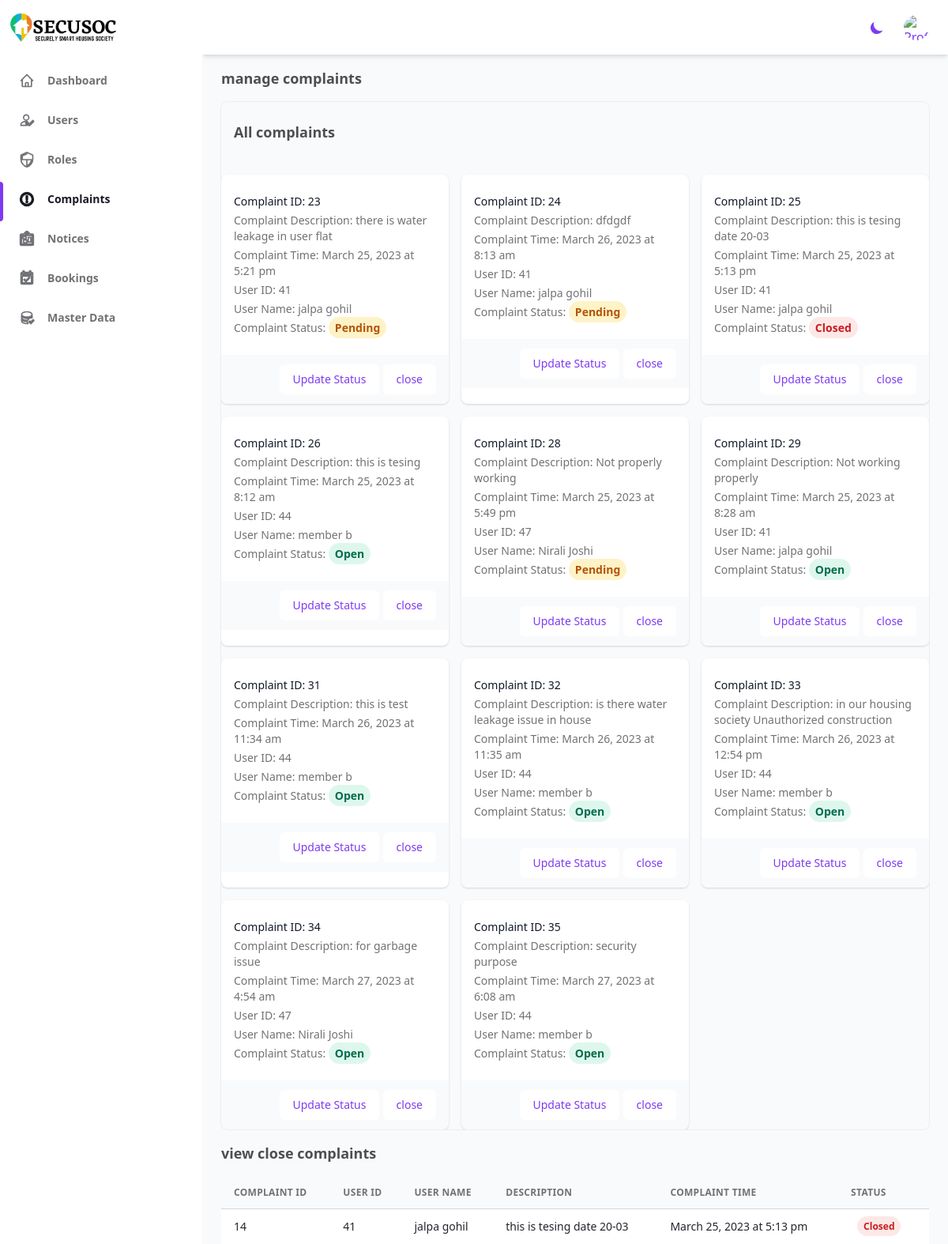
The app's page /admin/deshboards/Complaints.php (signed in) with its own data.
### tables this page shows
CREATE TABLE `complaint_transaction` (
  `C_id` int(4) NOT NULL,
  `Complaint_id` int(3) NOT NULL,
  `Description` varchar(100) NOT NULL,
  `Complaint_time` timestamp NOT NULL DEFAULT current_timestamp() ON UPDATE current_timestamp(),
  `User_id` int(4) NOT NULL,
  `Complaint_Status` int(1) NOT NULL
);

CREATE TABLE `user_master` (
  `User_id` int(4) NOT NULL,
  `User_Type` varchar(8) NOT NULL,
  `House_no` int(3) NOT NULL,
  `User_Fname` varchar(15) NOT NULL,
  `User_Mname` varchar(25) NOT NULL,
  `User_Lname` varchar(15) NOT NULL,
  `User_Mobile_no` bigint(20) DEFAULT NULL,
  `Username` varchar(20) NOT NULL,
  `Passward` varchar(16) NOT NULL,
  `User_Email` varchar(30) NOT NULL,
  `User_Address` varchar(70) NOT NULL,
  `Alternate_Address` varchar(70) NOT NULL,
  `City_Id` varchar(5) NOT NULL,
  `User_Status` int(10) NOT NULL
);

### admin/deshboards/Complaints.php (the view, shortened to what this page needs)
<?php $current_url = 'Complaints';
require_once '../../src/config/database.php';
require_once '../deshboards/header.php'; ?>
<?php require_once '../deshboards/sidebar.php'; ?>
<h4 class="mb-4 pt-4 text-lg font-semibold text-gray-600 dark:text-gray-300">
    manage complaints
  </h4>
<div class="w-full overflow-hidden rounded-lg shadow-xs">
  <div class="px-4 py-5 sm:p-6">
  <h4 class="mb-4 text-lg font-semibold text-gray-600 dark:text-gray-300">
    All complaints
  </h4>
  </div>
  <div class="grid grid-cols-1 sm:grid-cols-2 lg:grid-cols-3 gap-4">
    <?php
    $query = "SELECT ct.*, um.User_Fname, um.User_Lname
    FROM `complaint_transaction` ct
    JOIN `user_master` um ON ct.User_id = um.User_id;";
    $result = mysqli_query($conn, $query);
    if (mysqli_num_rows($result) > 0) {
      while ($row = mysqli_fetch_assoc($result)) {
    ?>
        <div class="bg-white overflow-hidden shadow rounded-lg dark:bg-gray-800">
          <div class="px-4 py-5 sm:p-6">
            <div class="text-sm font-medium text-gray-900 dark:text-gray-300">
              Complaint ID: <?php echo $row["C_id"]; ?>
            </div>
            <div class="mt-1 text-sm text-gray-500 dark:text-gray-100">
              Complaint Description: <?php echo $row["Description"]; ?>
            </div>
            <div class="mt-1 text-sm text-gray-500 dark:text-gray-100">
              Complaint Time: <?php echo date('F j, Y \a\t g:i a', strtotime($row["Complaint_time"])) ?>
            </div>
            <div class="mt-1 text-sm text-gray-500 dark:text-gray-100">
              User ID: <?php echo $row["User_id"]; ?>
            </div>
            <div class="mt-1 text-sm text-gray-500 dark:text-gray-100">
              User Name: <?php echo $row["User_Fname"] . " " . $row["User_Lname"]; ?>
            </div>
            <div class="mt-1 text-sm text-gray-500 dark:text-gray-100">
              Complaint Status: <?php  if ($row["Complaint_Status"] == 0) {
              echo "<span class='text-red-700 dark:bg-red-700 dark:text-red-100 px-2 py-1 font-semibold leading-tight bg-red-100 rounded-full'>Closed</span>";
            } elseif ($row["Complaint_Status"] == 1) {
              echo "<span class='text-green-700 dark:bg-green-700 dark:text-green-100 px-2 py-1 font-semibold leading-tight bg-green-100 rounded-full'>Open</span>";
            } elseif ($row["Complaint_Status"] == 2) {
              echo "<span class='text-yellow-700 dark:bg-yellow-700 dark:text-yellow-100 px-2 py-1 font-semibold leading-tight bg-yellow-100 rounded-full'>Pending</span>";
            } ?>
            </div>
          </div>
          <div class="px-4 py-3 bg-gray-50 text-right sm:px-6 dark:bg-gray-800">
            <a href="update_complaint_status.php?C_id=<?php echo $row['C_id']; ?>" class="inline-flex items-center justify-center px-4 py-2 text-sm font-medium text-purple-600 bg-white border border-transparent rounded-md hover:bg-gray-50 focus:outline-none focus:ring-2 focus:ring-offset-2 focus:ring-purple-500">
              Update Status
            </a>
            <a href="change_complaint_status.php?C_id=<?php echo $row['C_id']; ?>" class="inline-flex items-center justify-center px-4 py-2 text-sm font-medium text-purple-600 bg-white border border-transparent rounded-md hover:bg-gray-50 focus:outline-none focus:ring-2 focus:ring-offset-2 focus:ring-purple-500">
              close
            </a>
          </div>
        </div>
    <?php
      }
    }
    ?>
  </div>
</div>
<div class="w-full overflow-x-auto">
<h4 class="mb-4 pt-4 text-lg font-semibold text-gray-600 dark:text-gray-300">
    view close complaints
  </h4>
  <table class="w-full whitespace-no-wrap">
    <thead>
      <tr class="text-xs font-semibold tracking-wide text-left text-gray-500 uppercase border-b dark:border-gray-700 bg-gray-50 dark:text-gray-400 dark:bg-gray-800">
        <th class="px-4 py-3">Complaint ID</th>
        <th class="px-4 py-3">user id</th>
        <th class="px-4 py-3">user Name</th>
        <th class="px-4 py-3">Description</th>
        <th class="px-4 py-3">Complaint time</th>
        <th class="px-4 py-3">Status</th>
      </tr>
    </thead>
    <tbody class="bg-white divide-y dark:divide-gray-700 dark:bg-gray-800">
      <?php
      $query = "SELECT ct.*, um.User_Fname, um.User_Lname
          FROM `complaint_transaction` ct
          JOIN `user_master` um ON ct.User_id = um.User_id
          WHERE ct.`Complaint_Status` = 0;";
      $result = mysqli_query($conn, $query);
      if (mysqli_num_rows($result) > 0) {
        while ($row = mysqli_fetch_assoc($result)) {
          echo "<tr class='text-gray-700 dark:text-gray-400'>";
          echo "<td class='px-4 py-3 text-sm'>" . $row["Complaint_id"] . "</td>";
          echo "<td class='px-4 py-3 text-sm'>" . $row["User_id"] . "</td>";
          echo "<td class='px-4 py-3 text-sm'>" . $row["User_Fname"] . " " . $row["User_Lname"]. "</td>";
          echo "<td class='px-4 py-3 text-sm'>" . $row["Description"] . "</td>";
          echo "<td class='px-4 py-3 text-sm'>" . date('F j, Y \a\t g:i a', strtotime($row["Complaint_time"])). "</td>";
          echo "<td class='px-4 py-3 text-xs'>" ?>
          <span class='<?php if ($row["Complaint_Status"] == 1) echo "text-green-700 dark:bg-green-700 dark:text-green-100";
                        elseif ($row["Complaint_Status"] == 0) echo "text-red-700 dark:bg-red-700 dark:text-red-100";elseif ($row["Complaint_Status"] == 2) echo "text-yellow-700 dark:bg-yellow-700 dark:text-yellow-100"; ?> px-2 py-1 font-semibold leading-tight  rounded-full '>
            <?php
            if ($row["Complaint_Status"] == 0) {
              echo "<span class='text-red-700 dark:bg-red-700 dark:text-red-100 px-2 py-1 font-semibold leading-tight bg-red-100 rounded-full'>Closed</span>";
            } elseif ($row["Complaint_Status"] == 1) {
              echo "<span class='text-green-700 dark:bg-green-700 dark:text-green-100 px-2 py-1 font-semibold leading-tight bg-green-100 rounded-full'>Open</span>";
            } elseif ($row["Complaint_Status"] == 2) {
              echo "<span class='text-yellow-700 dark:bg-yellow-700 dark:text-yellow-100 px-2 py-1 font-semibold leading-tight bg-yellow-100 rounded-full'>Pending</span>";
            }
            ?>
          </span>
          <?php
          echo " </td>";
          ?>
          <?php
          echo "</tr>";
        }
      }
          ?>
    </tbody>
  </table>
</div>
<?php require_once '../deshboards/footer.php'; ?>

### records on screen
complaint_transaction: C_id "23", Description "there is water leakage in user flat", Complaint_time "March 25, 2023 at 5:21 pm", User "41", User.User_Fname "jalpa", User.User_Lname "gohil", Complaint_Status "Pending"
complaint_transaction: C_id "24", Description "dfdgdf", Complaint_time "March 26, 2023 at 8:13 am", User "41", User.User_Fname "jalpa", User.User_Lname "gohil", Complaint_Status "Pending"
complaint_transaction: C_id "25", Description "this is tesing date 20-03", Complaint_time "March 25, 2023 at 5:13 pm", User "41", User.User_Fname "jalpa", User.User_Lname "gohil", Complaint_Status "Closed", Complaint "14"
complaint_transaction: C_id "26", Description "this is tesing", Complaint_time "March 25, 2023 at 8:12 am", User "44", User.User_Fname "member", User.User_Lname "b", Complaint_Status "Open"
complaint_transaction: C_id "28", Description "Not properly working", Complaint_time "March 25, 2023 at 5:49 pm", User "47", User.User_Fname "Nirali", User.User_Lname "Joshi", Complaint_Status "Pending"
complaint_transaction: C_id "29", Description "Not working properly", Complaint_time "March 25, 2023 at 8:28 am", User "41", User.User_Fname "jalpa", User.User_Lname "gohil", Complaint_Status "Open"
complaint_transaction: C_id "31", Description "this is test", Complaint_time "March 26, 2023 at 11:34 am", User "44", User.User_Fname "member", User.User_Lname "b", Complaint_Status "Open"
complaint_transaction: C_id "32", Description "is there water leakage issue in house", Complaint_time "March 26, 2023 at 11:35 am", User "44", User.User_Fname "member", User.User_Lname "b", Complaint_Status "Open"
complaint_transaction: C_id "33", Description "in our housing society Unauthorized construction", Complaint_time "March 26, 2023 at 12:54 pm", User "44", User.User_Fname "member", User.User_Lname "b", Complaint_Status "Open"
complaint_transaction: C_id "34", Description "for garbage issue", Complaint_time "March 27, 2023 at 4:54 am", User "47", User.User_Fname "Nirali", User.User_Lname "Joshi", Complaint_Status "Open"
complaint_transaction: C_id "35", Description "security purpose", Complaint_time "March 27, 2023 at 6:08 am", User "44", User.User_Fname "member", User.User_Lname "b", Complaint_Status "Open"
